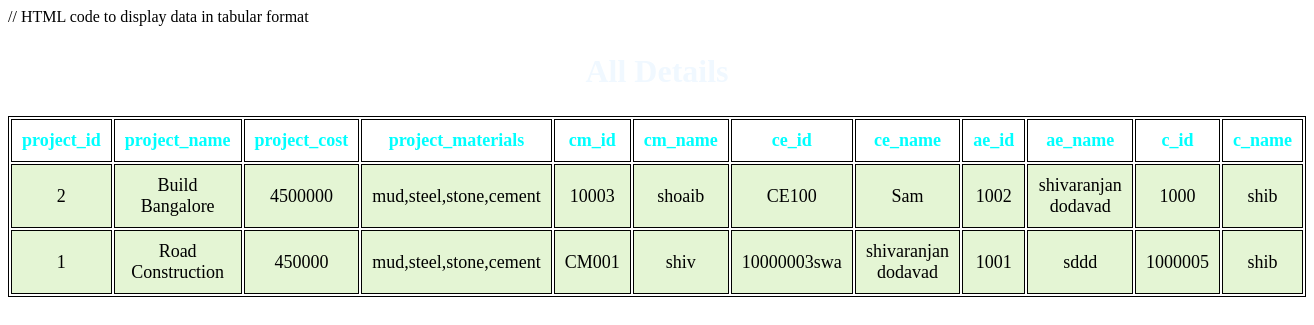
Screenshot of /allview.php with the database file from the repository.
### tables this page shows
CREATE TABLE IF NOT EXISTS `project` (
  `project_id` varchar(50) NOT NULL,
  `project_name` varchar(50) DEFAULT NULL,
  `project_cost` varchar(50) DEFAULT NULL,
  `project_materials` varchar(50) DEFAULT NULL,
  PRIMARY KEY (`project_id`)
);

CREATE TABLE IF NOT EXISTS `construction_manager` (
  `cm_id` varchar(50) NOT NULL,
  `cm_name` varchar(50) DEFAULT NULL,
  `project_id` varchar(50) DEFAULT NULL,
  `cm_experience` varchar(50) DEFAULT NULL,
  `cm_salary` varchar(50) DEFAULT NULL,
  PRIMARY KEY (`cm_id`)
);

CREATE TABLE IF NOT EXISTS `civil_engineer` (
  `ce_id` varchar(50) NOT NULL,
  `ce_name` varchar(50) DEFAULT NULL,
  `project_id` varchar(50) DEFAULT NULL,
  `ce_experience` varchar(50) DEFAULT NULL,
  `ce_salary` varchar(50) DEFAULT NULL,
  PRIMARY KEY (`ce_id`)
);

CREATE TABLE IF NOT EXISTS `architectural_engineer` (
  `ae_id` varchar(50) NOT NULL,
  `ae_name` varchar(50) DEFAULT NULL,
  `project_id` varchar(50) DEFAULT NULL,
  `ae_experience` varchar(50) DEFAULT NULL,
  `ae_salary` varchar(50) DEFAULT NULL,
  PRIMARY KEY (`ae_id`)
);

CREATE TABLE IF NOT EXISTS `customer` (
  `c_id` varchar(50) NOT NULL,
  `c_name` varchar(50) DEFAULT NULL,
  `project_id` varchar(50) DEFAULT NULL,
  `c_salary` varchar(50) DEFAULT NULL,
  PRIMARY KEY (`c_id`)
);

### allview.php (the view, shortened to what this page needs)
<?php
$host = "localhost";
$dbusername = "root";
$dbpassword = "";
$dbname = "admin";
$mysqli = new mysqli ($host, $dbusername, $dbpassword, $dbname);
$sql = "CALL allview();";
$result = $mysqli->query($sql);
?>
<!DOCTYPE html>
<html lang="en">
<head>
</head>
<body>
    <section>
        <h1>All Details</h1>
        <table>
            <tr>
                <th>project_id</th>
                <th>project_name</th>
                <th>project_cost</th>
                <th>project_materials</th>
                <th>cm_id</th>
                <th>cm_name</th>
                <th>ce_id</th>
                <th>ce_name</th>
                <th>ae_id</th>
                <th>ae_name</th>
                <th>c_id</th>
                <th>c_name</th>
            </tr>
            <?php
                while($rows=$result->fetch_assoc())
                {
             ?>
            <tr>
                 <td><?php echo $rows['project_id'];?></td>
                 <td><?php echo $rows['project_name'];?></td>
                <td><?php echo $rows['project_cost'];?></td>
                <td><?php echo $rows['project_materials'];?></td>
                <td><?php echo $rows['cm_id'];?></td>
                <td><?php echo $rows['cm_name'];?></td>
                <td><?php echo $rows['ce_id'];?></td>
                <td><?php echo $rows['ce_name'];?></td>
                <td><?php echo $rows['ae_id'];?></td>
                <td><?php echo $rows['ae_name'];?></td>
                <td><?php echo $rows['c_id'];?></td>
                <td><?php echo $rows['c_name'];?></td>
            </tr>
            <?php
                }
             ?>
        </table>
    </section>
</body>
</html>

### allview.php (style rules this page uses)
table { margin: 0 auto; font-size: large; border: 1px solid black; }
h1 { text-align: center; color: aliceblue; font-size: xx-large; font-family: 'Gill Sans', 'Gill Sans MT', ' Calibri', 'Trebuchet MS', 'sans-serif'; }
td { background-color: #E4F5D4; border: 1px solid black; }
td { border: 1px solid black; padding: 10px; text-align: center; }
th { border: 1px solid black; padding: 10px; text-align: center; color: aqua; }
td { font-weight: lighter; }

### rows the page displays
project: project_id "2", project_name "Build Bangalore", project_cost "4500000", project_materials "mud,steel,stone,cement", construction_manager.cm_id "10003", construction_manager.cm_name "shoaib", civil_engineer.ce_id "CE100", civil_engineer.ce_name "Sam", architectural_engineer.ae_id "1002", architectural_engineer.ae_name "shivaranjan dodavad", customer.c_id "1000", customer.c_name "shib"
project: project_id "1", project_name "Road Construction", project_cost "450000", project_materials "mud,steel,stone,cement", construction_manager.cm_id "CM001", construction_manager.cm_name "shiv", civil_engineer.ce_id "10000003swa", civil_engineer.ce_name "shivaranjan dodavad", architectural_engineer.ae_id "1001", architectural_engineer.ae_name "sddd", customer.c_id "1000005", customer.c_name "shib"
